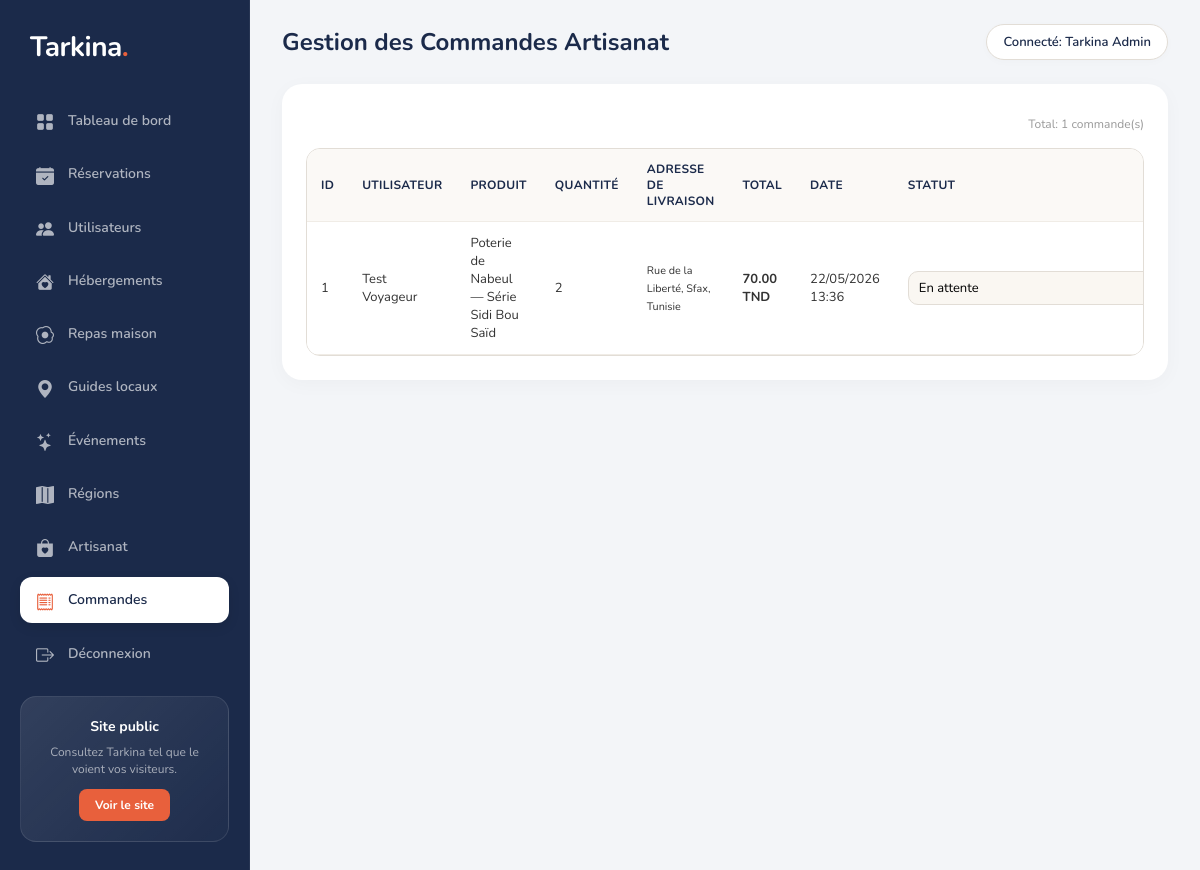
The app's page /admin/commandes.php (signed in) with its own data.
### tables this page shows
CREATE TABLE `commandes` (
  `id` int(11) NOT NULL AUTO_INCREMENT,
  `utilisateur_id` int(10) unsigned DEFAULT NULL,
  `artisanat_id` int(10) unsigned DEFAULT NULL,
  `quantite` int(11) NOT NULL DEFAULT 1,
  `adresse_livraison` text DEFAULT NULL,
  `total` decimal(10,2) NOT NULL DEFAULT 0.00,
  `statut` varchar(30) NOT NULL DEFAULT 'en_attente',
  `created_at` datetime DEFAULT current_timestamp(),
  PRIMARY KEY (`id`),
  KEY `idx_cmd_user` (`utilisateur_id`),
  KEY `idx_cmd_art` (`artisanat_id`),
  CONSTRAINT `fk_cmd_art` FOREIGN KEY (`artisanat_id`) REFERENCES `artisanat` (`id`) ON DELETE SET NULL,
  CONSTRAINT `fk_cmd_user` FOREIGN KEY (`utilisateur_id`) REFERENCES `utilisateur` (`id`) ON DELETE SET NULL
);

CREATE TABLE `utilisateur` (
  `id` int(10) unsigned NOT NULL AUTO_INCREMENT,
  `nom` varchar(100) NOT NULL,
  `prenom` varchar(100) NOT NULL,
  `email` varchar(150) NOT NULL,
  `mot_de_passe` varchar(255) NOT NULL,
  `role` varchar(50) NOT NULL DEFAULT 'utilisateur',
  `adresse` varchar(255) DEFAULT NULL,
  `telephone` varchar(50) DEFAULT NULL,
  `ville` varchar(100) DEFAULT NULL,
  `bio` text DEFAULT NULL,
  `photo_profil` varchar(500) DEFAULT NULL,
  `date_inscription` timestamp NOT NULL DEFAULT current_timestamp(),
  `created_at` timestamp NULL DEFAULT current_timestamp(),
  PRIMARY KEY (`id`),
  UNIQUE KEY `email` (`email`)
);

CREATE TABLE `artisanat` (
  `id` int(10) unsigned NOT NULL AUTO_INCREMENT,
  `titre` varchar(255) NOT NULL,
  `localisation` varchar(255) NOT NULL DEFAULT '',
  `prix` decimal(10,2) NOT NULL DEFAULT 0.00,
  `stock` int(11) NOT NULL DEFAULT 0,
  `description` text DEFAULT NULL,
  `photo_principale` varchar(500) DEFAULT NULL,
  `photos_sec` text DEFAULT NULL,
  `statut` varchar(30) NOT NULL DEFAULT 'brouillon',
  `region_id` int(10) unsigned DEFAULT NULL,
  `created_at` timestamp NOT NULL DEFAULT current_timestamp(),
  `updated_at` timestamp NOT NULL DEFAULT current_timestamp() ON UPDATE current_timestamp(),
  PRIMARY KEY (`id`),
  KEY `idx_art_region` (`region_id`),
  CONSTRAINT `fk_art_region` FOREIGN KEY (`region_id`) REFERENCES `region` (`id`) ON DELETE SET NULL
);

### admin/commandes.php (the view, shortened to what this page needs)
<?php
require_once __DIR__ . '/includes/auth_admin.php';
$page = isset($_GET['page']) ? (int) $_GET['page'] : 1;
$page = max(1, $page);
$perPage = 15;
$offset = ($page - 1) * $perPage;
$countSql = 'SELECT COUNT(*) FROM commandes';
$countRes = mysqli_query($conn, $countSql);
$totalCommandes = 0;
if ($countRes) {
    $row = mysqli_fetch_row($countRes);
    $totalCommandes = (int)$row[0];
}
$listSql = "
    SELECT c.*,
           u.nom AS user_nom, u.prenom AS user_prenom,
           a.titre AS produit_nom
    FROM commandes c
    LEFT JOIN utilisateur u ON c.utilisateur_id = u.id
    LEFT JOIN artisanat a ON c.artisanat_id = a.id
    ORDER BY c.created_at DESC
    LIMIT ? OFFSET ?
";
$listStmt = mysqli_prepare($conn, $listSql);
$commandes = [];
if ($listStmt !== false) {
    mysqli_stmt_bind_param($listStmt, 'ii', $perPage, $offset);
    mysqli_stmt_execute($listStmt);
    $result = mysqli_stmt_get_result($listStmt);
    while ($row = mysqli_fetch_assoc($result)) {
        $commandes[] = $row;
    }
}
$pageHeading = 'Gestion des Commandes Artisanat';
require_once __DIR__ . '/includes/header.php';
require_once __DIR__ . '/includes/sidebar.php';
?>
<main class="admin-content">
  <div class="content-wrap">
    <div class="topbar">
      <h1><?php echo htmlspecialchars($pageHeading); ?></h1>
      <div class="admin-chip">Connecté: <?php echo htmlspecialchars($_SESSION['user_name']); ?></div>
    </div>
    <div class="page-body">
      <div class="toolbar">
        <div class="muted">Total: <?php echo (int) $totalCommandes; ?> commande(s)</div>
      </div>
      <div class="table-wrap">
        <table class="data-table">
          <thead>
            <tr>
              <th>ID</th>
              <th>Utilisateur</th>
              <th>Produit</th>
              <th>Quantité</th>
              <th>Adresse de livraison</th>
              <th>Total</th>
              <th>Date</th>
              <th>Statut</th>
            </tr>
          </thead>
          <tbody>
            <?php if (empty($commandes)): ?>
              <tr>
                <td colspan="8">Aucune commande trouvée.</td>
              </tr>
            <?php else: ?>
              <?php foreach ($commandes as $c):
                  $userName = trim(($c['user_prenom'] ?? '') . ' ' . ($c['user_nom'] ?? 'Utilisateur inconnu'));
              ?>
                <tr>
                  <td><?php echo (int) $c['id']; ?></td>
                  <td><?php echo htmlspecialchars($userName); ?></td>
                  <td><?php echo htmlspecialchars($c['produit_nom'] ?? 'Produit supprimé'); ?></td>
                  <td><?php echo (int) $c['quantite']; ?></td>
                  <td><small><?php echo nl2br(htmlspecialchars($c['adresse_livraison'])); ?></small></td>
                  <td><strong><?php echo number_format($c['total'], 2, '.', ' '); ?> TND</strong></td>
                  <td><?php echo date('d/m/Y H:i', strtotime($c['created_at'])); ?></td>
                  <td>
                      <form method="post" action="commandes.php" style="display:flex; gap:8px; align-items:center;">
                          <select name="statut" class="search-input" style="padding: 6px; width: 130px; font-size: 13px;" onchange="this.form.submit()">
                              <option value="en_attente" <?php if ($c['statut'] === 'en_attente') echo 'selected'; ?>>En attente</option>
                          </select>
                      </form>
                  </td>
                </tr>
              <?php endforeach; ?>
            <?php endif; ?>
          </tbody>
        </table>
      </div>
    </div>
  </div>
</main>
<?php require_once __DIR__ . '/includes/footer.php'; ?>

### assets/css/typography.css (style rules this page uses)
body, h1, h2, h3, h4, h5, h6, p, a, span, li, ul, ol, label, button, input, select, textarea, small, strong, b, em, td, th, blockquote, figcaption, div, section, article, aside, header, footer, nav { font-family: 'Nunito', 'Segoe UI', system-ui, -apple-system, sans-serif !important; }

### admin/includes/header.php (style rules this page uses)
*, *::before, *::after { box-sizing: border-box; margin: 0; padding: 0; }
:root { --navy: #1B2A4A; --coral: #E8603C; --cream: #FAF7F2; --charcoal: #2D2D2D; --grey: #8A8A8A; --border: #E2DDD6; --white: #ffffff; --panel: #f7f4ef; --bg-light: #f3f5f8; }
body { font-family: 'DM Sans', sans-serif; background: var(--bg-light); color: #333; min-height: 100vh; }
.admin-content { flex: 1; display: flex; flex-direction: column; min-width: 0; }
.content-wrap { flex: 1; display: flex; flex-direction: column; padding: 24px 32px; }
.topbar { display: flex; align-items: center; justify-content: space-between; margin-bottom: 24px; }
.topbar h1 { font-size: 24px; font-weight: 700; color: var(--navy); }
.admin-chip { background: var(--white); border: 1px solid var(--border); border-radius: 999px; padding: 8px 16px; color: var(--navy); font-weight: 600; font-size: 13px; box-shadow: 0 2px 8px rgba(0,0,0,0.02); }
.page-body { background: var(--white); border-radius: 20px; padding: 24px; box-shadow: 0 4px 20px rgba(0,0,0,0.03); }
.muted { margin-top: 8px; color: #999; font-size: 12px; }
.toolbar { display: flex; align-items: center; justify-content: space-between; gap: 12px; flex-wrap: wrap; margin-bottom: 16px; }
.search-input { min-width: 260px; padding: 10px 12px; border: 1.5px solid var(--border); border-radius: 10px; background: var(--cream); outline: none; font-family: 'DM Sans', sans-serif; font-size: 14px; }
.table-wrap { border: 1px solid var(--border); border-radius: 14px; overflow-x: auto; background: #fff; }
table.data-table { width: 100%; border-collapse: collapse; min-width: 760px; }
.data-table th, .data-table td { padding: 12px 14px; border-bottom: 1px solid #f0ece6; text-align: left; font-size: 13px; vertical-align: middle; }
.data-table th { color: var(--navy); font-size: 12px; letter-spacing: 0.3px; text-transform: uppercase; background: #fbf9f6; }

### records on screen
commandes: id "1", utilisateur.nom "Test Voyageur", artisanat.titre "Poterie de Nabeul — Série Sidi Bou Saïd", quantite "2", adresse_livraison "Rue de la Liberté, Sfax, Tunisie", total "70.00", created_at "22/05/2026 13:36", statut "En attente"

### other values on screen
$pageHeading "Gestion des Commandes Artisanat"
$_SESSION['user_name'] "Tarkina Admin"
$totalCommandes "1"
